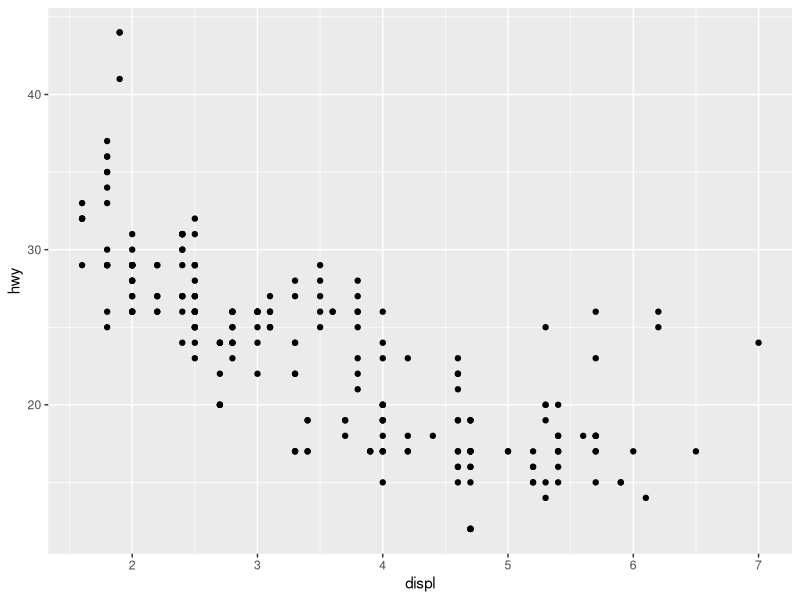
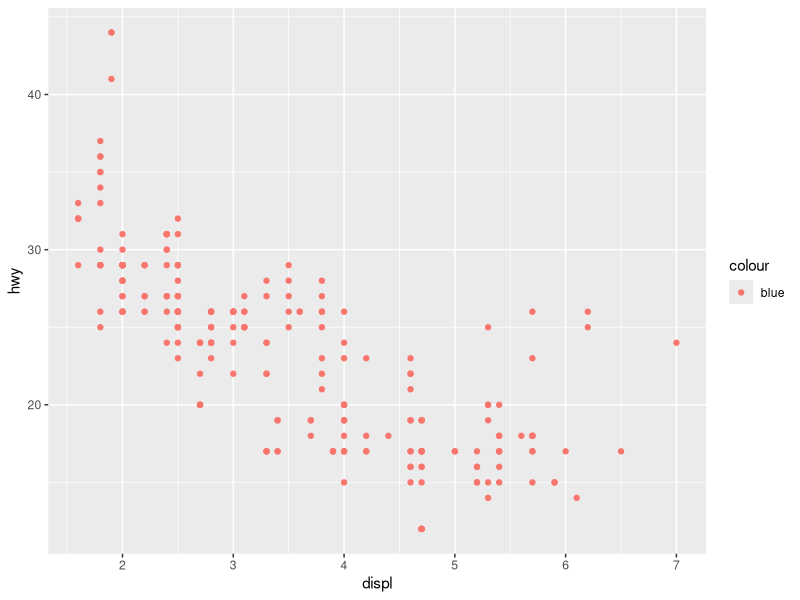
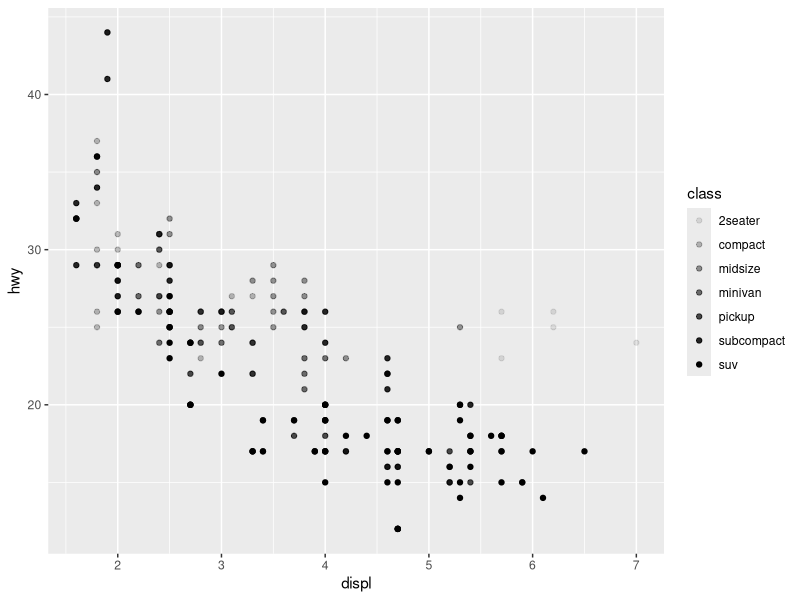
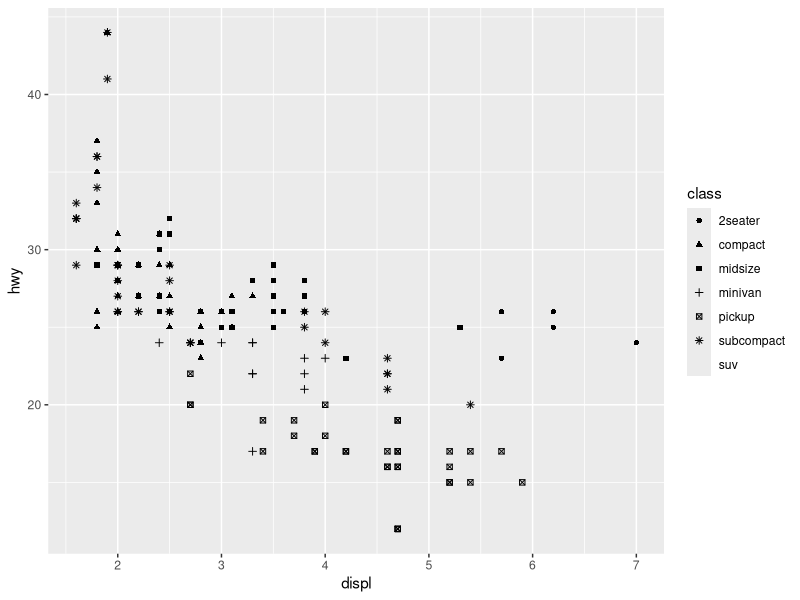
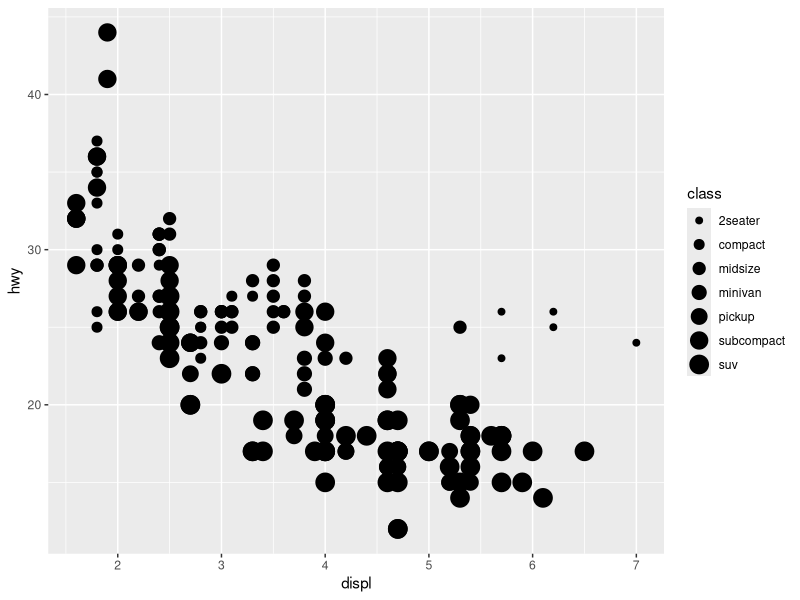
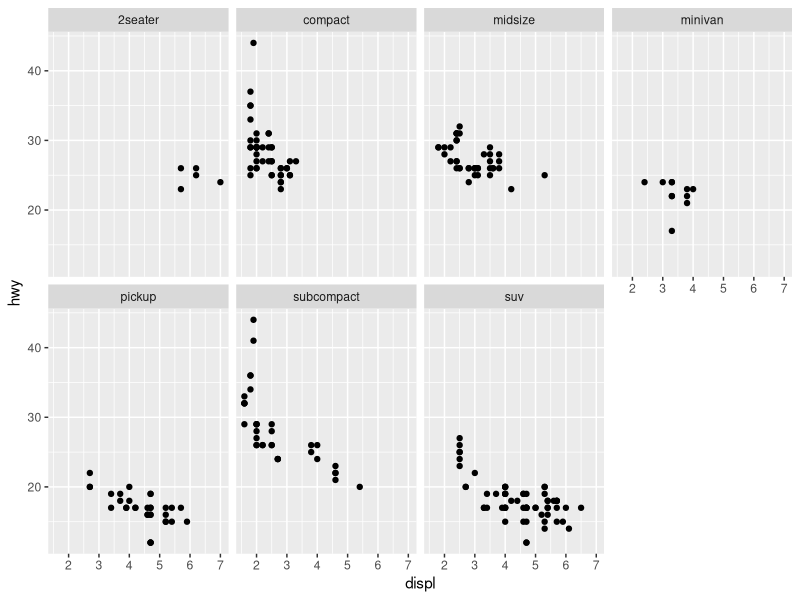
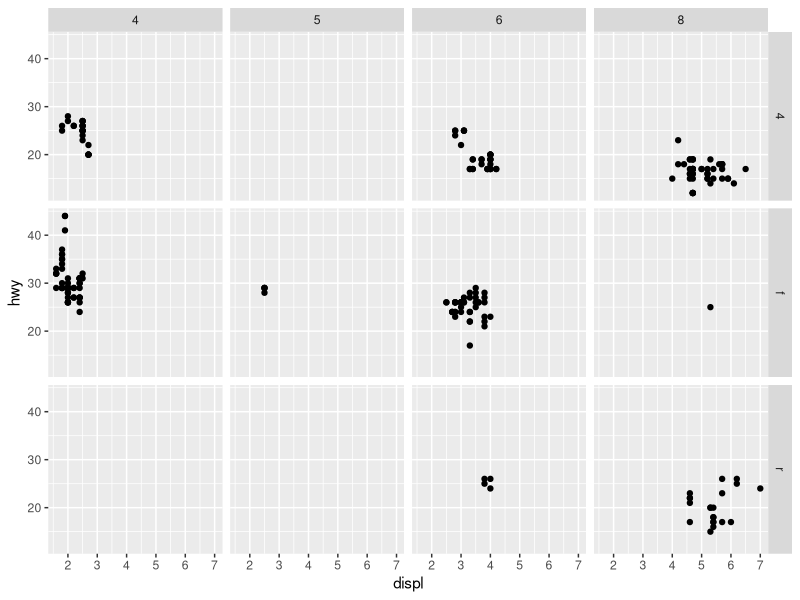
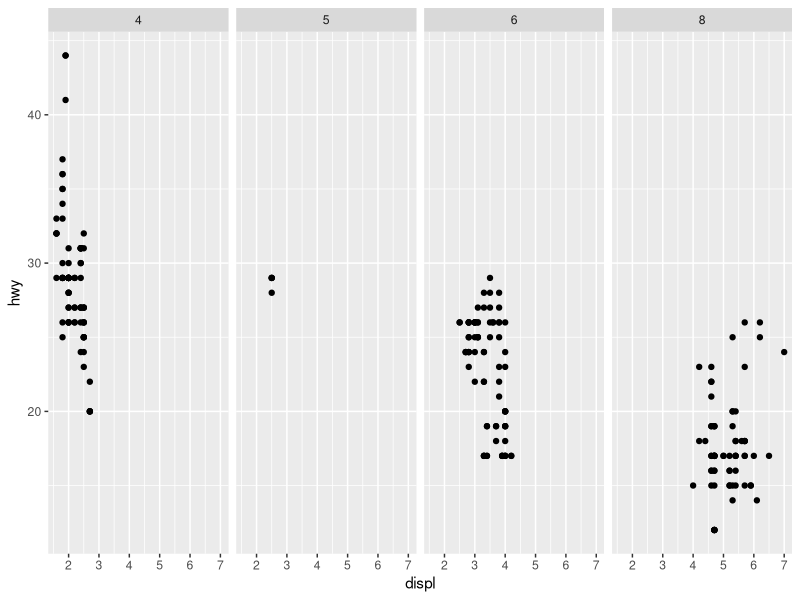

Reproduce these figures in R, in order.
####################### Chapter 1 ##############################################

library(tidyverse)
ggplot(data = mpg) +
  geom_point(mapping = aes(x=displ, y=hwy))

################################## Aesthetic Mappings ###
ggplot(data = mpg) +
  geom_point(mapping = aes(x=displ, y=hwy, color= "blue"))

ggplot(data = mpg) +
  geom_point(mapping = aes(x=displ, y=hwy, alpha=class))

ggplot(data = mpg) +
  geom_point(mapping = aes(x=displ, y=hwy, shape=class))

ggplot(data = mpg) +
  geom_point(mapping = aes(x=displ, y=hwy, size=class))

############################################### Facets ###
ggplot(data = mpg) +
  geom_point(mapping = aes(x=displ, y=hwy)) +
  facet_wrap(~class, nrow=2)

ggplot(data = mpg) +
  geom_point(mapping = aes(x=displ, y=hwy)) +
  facet_grid(drv~cyl)

ggplot(data = mpg) +
  geom_point(mapping = aes(x=displ, y=hwy)) +
  facet_grid(.~cyl)

?facet_wrap

########################################## Geometric Objects ###
ggplot(data = mpg) +
  geom_point(mapping = aes(x=displ, y=hwy))

ggplot(data=mpg) +
  geom_smooth(mapping = aes(x=displ, y=hwy, group=drv))

ggplot(data=mpg) +
  geom_smooth(mapping = aes(x=displ, y=hwy, linetype = drv))

ggplot(data=mpg) +
  geom_smooth(mapping = aes(x=displ, y=hwy, color = drv), show.legend=FALSE)

ggplot(data=mpg, mapping = aes(x=displ, y=hwy)) +
  geom_point(mapping = aes(color=class)) +
  geom_smooth(data = filter(mpg, class == "subcompact"), mapping = aes(color=class), se=FALSE)

#note: se=FALSE removes the grey around the line, show.legend=FALSE removes legend

##################################### Statistical Transformations ###
ggplot(data=diamonds) +
  geom_bar(mapping = aes(x=cut))

#this is the same thing as the one above
ggplot(data=diamonds) +
  stat_count(mapping = aes(x=cut))

#display bar chart of proportion rather than count
ggplot(data=diamonds) +
  geom_bar(mapping = aes(x=cut, y=..prop.., group=1))

?stat_bin

#histograms
ggplot(diamonds, aes(carat)) +
  geom_histogram()

ggplot(diamonds, aes(carat)) +
  geom_histogram(binwidth = 0.01)

ggplot(diamonds, aes(carat)) +
  geom_histogram(bins = 200)

# Map values to y to flip the orientation
ggplot(diamonds, aes(y = carat)) +
  geom_histogram()

# For histograms with tick marks between each bin
ggplot(diamonds, aes(carat)) +
  geom_bar() +
  scale_x_binned()

# Rather than stacking histograms, it's easier to compare frequency
ggplot(diamonds, aes(price, fill = cut)) +
  geom_histogram(binwidth = 500)

ggplot(diamonds, aes(price, colour = cut)) +
  geom_freqpoly(binwidth = 500)

# To make it easier to compare distributions with very different counts,
# put density on the y axis instead of the default count
ggplot(diamonds, aes(price, after_stat(density), colour = cut)) +
  geom_freqpoly(binwidth = 500)

####################################Position Adjustments ###
######FOR BAR CHARTS
ggplot(data=diamonds) +
  geom_bar(mapping = aes(x=cut, color=cut))

ggplot(data=diamonds) +
  geom_bar(mapping = aes(x=cut, fill=cut))

ggplot(data=diamonds) +
  geom_bar(mapping = aes(x=cut, fill=clarity))

#position=identity (causes overlap)
ggplot(data = diamonds, mapping = aes(x=cut, fill=clarity)) +
  geom_bar(alpha=1/5, position = "identity")

#position=fill (each stacked bar is same height, compare proportions)
ggplot(data=diamonds) +
  geom_bar(mapping = aes(x=cut, fill=clarity), position="fill")

#position=dodge (compare individual values)
ggplot(data=diamonds) +
  geom_bar(mapping = aes(x=cut, fill=clarity), position="dodge")

######FOR SCATTERPLOTS
ggplot(data=mpg) +
  geom_jitter(mapping = aes(x=displ, y=hwy), width=0.5, height=0.5)

####################################### Coordinate Systems ###
#flip x and y
ggplot(data=mpg, mapping = aes(x=class, y=hwy)) +
  geom_boxplot() +
  coord_flip()

#Polar coordinates
bar <- ggplot(data=diamonds) +
  geom_bar(mapping = aes(x=cut, fill=cut), show.legend=FALSE, width=1) +
  theme(aspect.ratio=1) +
  labs(x=NULL, y=NULL)
bar
bar + coord_flip()
bar + coord_polar()

#titles
ggplot(data=mpg, mapping = aes(x=displ, y=hwy)) +
  geom_jitter() +
  labs(title = "title", subtitle="subtitle", caption="caption", tag="tag")